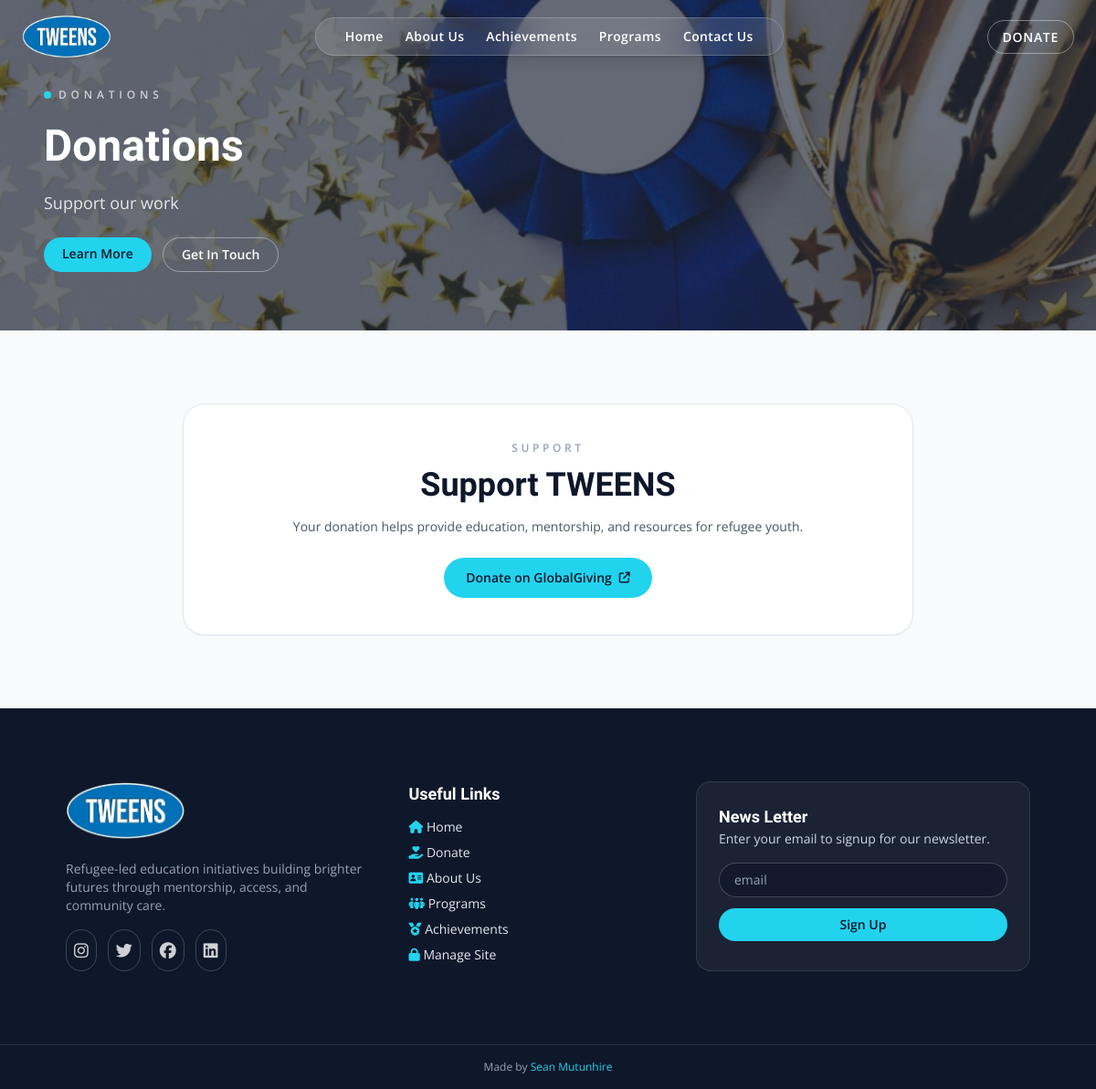
/donations, run on the app's committed database.
### flask_app/models.py (models this page shows)
class SiteContent(db.Model):
    __tablename__ = "site_content_table"
    __table_args__ = (
        UniqueConstraint("page", "section", "field", name="uq_site_content_key"),
    )
    id = db.Column(db.Integer, primary_key=True)
    page = db.Column(db.String(100), nullable=False)
    section = db.Column(db.String(100), nullable=False)
    field = db.Column(db.String(100), nullable=False)
    value = db.Column(db.Text, nullable=False)
    updated_at = db.Column(db.DateTime, nullable=False, default=datetime.utcnow, onupdate=datetime.utcnow)

### flask_app/app.py (the view)
@app.get("/donations")
def donations():
    return render_template("donations.html", page_content=get_page_content("donations"), file_js="")

### flask_app/app.py (called while the page is built)
def get_page_content(page: str) -> dict[str, dict[str, str]]:
    defaults = SITE_CONTENT_DEFAULTS.get(page, {})
    content = {section: dict(fields) for section, fields in defaults.items()}
    rows = SiteContent.query.filter_by(page=page).all()
    for row in rows:
        content.setdefault(row.section, {})[row.field] = row.value
    return content

@app.context_processor
def inject_global_site_content():
    global_content = get_page_content("global")
    return {
        "global_content": global_content.get("branding", {}),
        "footer_content": global_content.get("footer", {}),
        "current_endpoint": request.endpoint,
    }

### flask_app/templates/donations.html
{% set title = 'Donations' %}
{% set file_css = '' %}
{% set bg_image_url = page_content.hero.background_image %}
{% set topic = page_content.hero.topic %}
{% set caption = page_content.hero.caption %}
{% include 'components/hero.html' %}
<section class="mx-auto max-w-4xl px-6 py-16 md:px-8 md:py-20 lg:px-12">
    <div class="rounded-3xl border border-slate-200 bg-white p-10 text-center shadow-sm">
        <p class="text-xs font-semibold uppercase tracking-[0.3em] text-slate-400">Support</p>
        <h1 class="mt-3 text-4xl font-semibold text-slate-900">{{ page_content.overview.title }}</h1>
        <p class="mt-4 text-sm text-slate-600">{{ page_content.overview.body }}</p>
        <div class="mt-6">
            <a href="{{ global_content.get('donate_url', 'https://www.globalgiving.org/projects/transformative-education-for-refugees-in-zimbabwe/') }}" target="_blank" class="inline-flex items-center gap-2 rounded-full bg-brand-aqua px-6 py-3 text-sm font-semibold text-slate-900 transition hover:brightness-110">
                {{ page_content.overview.button }}
                <i class="fa-solid fa-arrow-up-right-from-square text-xs"></i>
            </a>
        </div>
    </div>
</section>
{% include 'components/footer.html' %}

### flask_app/templates/components/hero.html (shortened to what this page needs)
<!DOCTYPE html>
<html lang="en">
<head>
    <link rel="stylesheet" href="{{ url_for('static', filename='css/tailwind.css') }}">
    <link rel="stylesheet" href="https://cdnjs.cloudflare.com/ajax/libs/font-awesome/6.7.2/css/all.min.css" />
</head>
<body>
    <div class="nav-banner fixed inset-x-0 top-0 z-50 flex items-center justify-between px-6 py-4 transition-all duration-500">
        <div class="logo flex items-center gap-3">
            <a href="{{ url_for('home') }}" class="inline-flex items-center gap-3">
                <img src="{{ url_for('static', filename=global_content.get('logo_image', 'images/logo.png')) }}" alt="Logo" class="h-12 object-cover">
            </a>
        </div>
        <nav class="hidden md:flex md:items-center md:gap-6 md:rounded-full md:bg-white/10 md:backdrop-blur-xl md:px-8 md:py-2.5 md:border md:border-white/20 md:shadow-lg">
            <a href="{{ url_for('home') }}" class="text-sm font-semibold tracking-wide transition-colors {% if current_endpoint == 'home' %}text-brand-aqua{% else %}text-white hover:text-brand-aqua{% endif %}">Home</a>
            <a href="{{ url_for('about') }}" class="text-sm font-semibold tracking-wide transition-colors {% if current_endpoint == 'about' %}text-brand-aqua{% else %}text-white hover:text-brand-aqua{% endif %}">About Us</a>
            <a href="{{ url_for('achievements') }}" class="text-sm font-semibold tracking-wide transition-colors {% if current_endpoint == 'achievements' %}text-brand-aqua{% else %}text-white hover:text-brand-aqua{% endif %}">Achievements</a>
            <a href="{{ url_for('programs') }}" class="text-sm font-semibold tracking-wide transition-colors {% if current_endpoint == 'programs' %}text-brand-aqua{% else %}text-white hover:text-brand-aqua{% endif %}">Programs</a>
            <a href="{{ url_for('contact') }}" class="text-sm font-semibold tracking-wide transition-colors {% if current_endpoint == 'contact' %}text-brand-aqua{% else %}text-white hover:text-brand-aqua{% endif %}">Contact Us</a>
        </nav>
        <div class="hidden md:block">
            <a href="{{ global_content.get('donate_url', 'https://www.globalgiving.org/projects/transformative-education-for-refugees-in-zimbabwe/') }}" target="_blank" class="rounded-full border border-white/40 px-4 py-2 text-sm font-semibold uppercase tracking-wider text-white transition hover:border-white hover:bg-white/10">Donate</a>
        </div>
    </div>
    <header class="relative min-h-[60vh] bg-cover bg-center" style="background-image: url('{{ url_for('static', filename=bg_image_url) }}');">
        <div class="absolute inset-0" style="background-color: rgba(15, 23, 42, 0.62);"></div>
        <div class="relative z-10">
            <div class="mx-auto flex max-w-6xl flex-col gap-6 px-6 pb-16 pt-24 text-white">
                <div class="flex flex-wrap items-center gap-2 text-xs font-semibold uppercase tracking-[0.4em] text-white/70">
                    <span class="h-2 w-2 rounded-full bg-brand-aqua"></span>
                    {{ topic }}
                </div>
                <h1 class="text-4xl font-semibold leading-tight md:text-5xl">{{ topic }}</h1>
                <p class="max-w-2xl text-base text-white/85 md:text-lg">{{ caption }}</p>
                <div class="flex flex-wrap gap-3">
                    <a href="{{ url_for('about') }}" class="rounded-full bg-brand-aqua px-5 py-2 text-sm font-semibold text-slate-900 transition hover:brightness-110">Learn More</a>
                    <a href="{{ url_for('contact') }}" class="rounded-full border border-white/40 px-5 py-2 text-sm font-semibold text-white transition hover:border-white hover:bg-white/10">Get In Touch</a>
                </div>
            </div>
        </div>
    </header>

### flask_app/templates/components/footer.html (shortened to what this page needs)
<section class="bg-slate-900 text-slate-200">
    <div class="mx-auto grid max-w-6xl gap-10 px-6 py-14 md:px-8 md:py-16 lg:px-12 lg:py-20 md:grid-cols-[1.1fr_0.9fr_1.2fr]">
        <div class="space-y-4">
            <a href="{{ url_for('home') }}" class="inline-flex items-center gap-3">
                <img src="{{ url_for('static', filename=global_content.get('logo_image', 'images/logo.png')) }}" alt="logo" class="h-16 object-cover">
            </a>
            <p class="text-sm text-slate-400">{{ footer_content.get('tagline', 'Refugee-led education initiatives building brighter futures through mentorship, access, and community care.') }}</p>
            <div class="flex gap-3 text-lg">
                <a href="https://www.instagram.com/tweens_tongogara/" target="_blank" class="rounded-full border border-white/20 p-2 text-white/80 transition hover:border-brand-aqua hover:text-brand-aqua"><i class="fa-brands fa-instagram"></i></a>
                <a href="https://x.com/TongogaraTweens" target="_blank" class="rounded-full border border-white/20 p-2 text-white/80 transition hover:border-brand-aqua hover:text-brand-aqua"><i class="fa-brands fa-twitter"></i></a>
                <a href="https://www.facebook.com/tweens.tongo/" target="_blank" class="rounded-full border border-white/20 p-2 text-white/80 transition hover:border-brand-aqua hover:text-brand-aqua"><i class="fa-brands fa-facebook"></i></a>
                <a href="https://www.linkedin.com/in/tweens-tongogara-9620b5367" target="_blank" class="rounded-full border border-white/20 p-2 text-white/80 transition hover:border-brand-aqua hover:text-brand-aqua"><i class="fa-brands fa-linkedin"></i></a>
            </div>
        </div>
        <div class="space-y-3">
            <h2 class="text-lg font-semibold text-white">Useful Links</h2>
            <div class="space-y-2 text-sm">
                <p><i class="fa-solid fa-house text-brand-aqua"></i> <a href="{{ url_for('home') }}">Home</a></p>
                <p><i class="fa-solid fa-hand-holding-heart text-brand-aqua"></i> <a href="{{ global_content.get('donate_url', 'https://www.globalgiving.org/projects/transformative-education-for-refugees-in-zimbabwe/') }}" target="_blank">Donate</a></p>
                <p><i class="fa-solid fa-address-card text-brand-aqua"></i> <a href="{{ url_for('about') }}">About Us</a></p>
                <p><i class="fa-solid fa-people-group text-brand-aqua"></i> <a href="{{ url_for('programs') }}">Programs</a></p>
                <p><i class="fa-solid fa-medal text-brand-aqua"></i> <a href="{{ url_for('achievements') }}">Achievements</a></p>
                <p><i class="fa-solid fa-lock text-brand-aqua"></i> <a href="{{ url_for('news_validate_page') }}">Manage Site</a></p>
            </div>
        </div>
        <div class="space-y-4 rounded-2xl border border-white/10 bg-white/5 p-6">
            <div>
                <h2 class="text-lg font-semibold text-white">{{ footer_content.get('newsletter_title', 'News Letter') }}</h2>
                <p class="text-sm text-slate-300">{{ footer_content.get('newsletter_caption', 'Enter your email to signup for our newsletter.') }}</p>
            </div>
            <form action="{{ url_for('newsletter_signup') }}" method="post" class="flex flex-col gap-3">
                <input type="email" placeholder="email" name="newsletter" required class="w-full rounded-full border border-white/20 bg-slate-900/60 px-4 py-2 text-sm text-white placeholder:text-slate-400 focus:border-brand-aqua focus:outline-none">
                <button type="submit" class="rounded-full bg-brand-aqua px-4 py-2 text-sm font-semibold text-slate-900 transition hover:brightness-110">Sign Up</button>
            </form>
        </div>
    </div>
    <div class="border-t border-white/10 py-4 text-center text-xs text-slate-400">
        <p>Made by <a href="https://seanmutunhire.site" target="_blank" class="text-brand-aqua transition hover:text-white">Sean Mutunhire</a></p>
    </div>
</section>
</body>
</html>

### data on the page
SiteContent: value (picture)
SiteContent: value (picture)
SiteContent: value "DONATIONS", value "Donations"
SiteContent: value "Support our work"
SiteContent: overview "Support TWEENS"
SiteContent: overview.body "Your donation helps provide education, mentorship, and resources for refugee youth."
SiteContent: overview.button "Donate on GlobalGiving"
SiteContent: get "Refugee-led education initiatives building brighter futures through mentorship, access, and community care."
SiteContent: get "News Letter"
SiteContent: get "Enter your email to signup for our newsletter."
